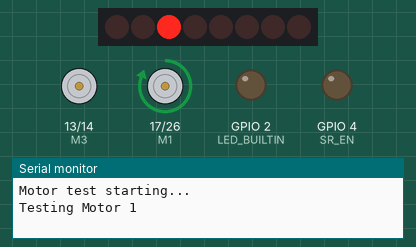
Bench run of a sketch on a simulated ESP32. Shown: 8 shift-register outputs drawn as a row of LEDs (first output left, lit = HIGH), motor-driver pin pairs drawn as motors (green arrow = first pin HIGH = forward, orange = second pin HIGH = backward, longer = more drive), output pins drawn as LEDs (lit = HIGH), the last lines printed to the serial monitor. Wiring (inferred from the names in the program): shift register (74HC595): data GPIO 23; shift clock GPIO 25; latch GPIO 16. Wiring (inferred from the signals the program sends): row of LEDs: on Q0, Q1, Q2, Q3, Q4, Q5, Q6, Q7. Pins used as bus, display or sensor lines are not drawn.

Above: at 0.1 s.
At 7.1 s:
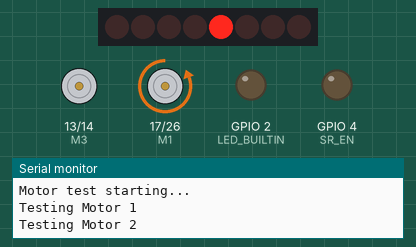
At 14.1 s:
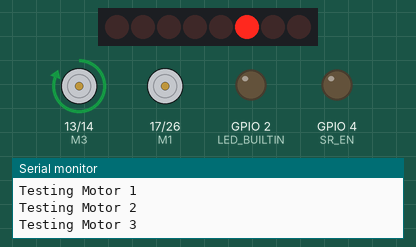
At 19.1 s:
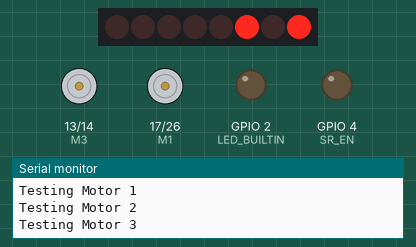
At 33.1 s:
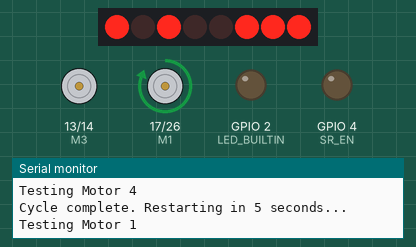
At 38.1 s:
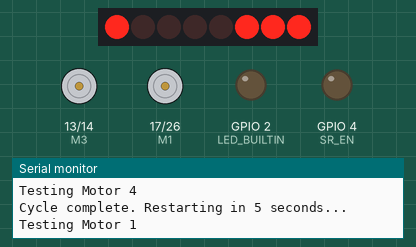
Timing chart, 0 to 39.6 s (numbered marks = the images above):
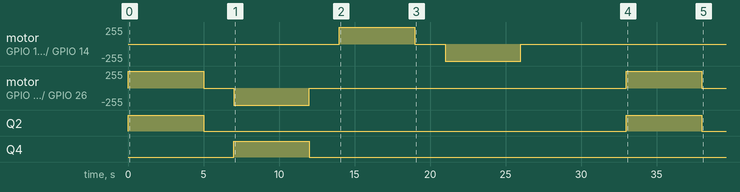

Measured:
- by itself, Q2: alternates HIGH for 5.0 s and LOW for 28.0 s
- by itself, Q4: LOW → HIGH at 7.0 s, → LOW 5.0 s later
- by itself, motor on GPIO 13 (M3) / GPIO 14 (M4): stopped → forward 255/255 at 14.0 s, → stopped 5.0 s later, → backward 255/255 2.0 s later, → stopped 5.0 s later
- by itself, motor on GPIO 17 (M1) / GPIO 26 (M2): stopped → forward 255/255 at 0.00 s, → stopped 5.0 s later, → backward 255/255 2.0 s later, → stopped 5.0 s later, … (6 changes in this stretch)

The sketch:

IndividualMotorTest.ino
```cpp
#include <ShiftRegister74HC595.h>

// Motor Control Definitions
#define LED_BUILTIN 2

#define M1 17
#define M2 26
#define M3 13
#define M4 14

// Set these reversal flags as needed
#define M1_REV false
#define M2_REV false
#define M3_REV true
#define M4_REV true

#define SR_DATA 23
#define SR_CLK 25
#define SR_LTCH 16
#define SR_EN 4

// Motor directions
#define OFF 0b00
#define FWD 0b01
#define REV 0b10

// Create a shift register object
ShiftRegister74HC595<1> SR(SR_DATA, SR_CLK, SR_LTCH);
uint8_t motor_state = 0x00;

// Functions to control each motor
void setM1(uint8_t speed, uint8_t dir) {
  if (M1_REV) dir = ~dir;
  motor_state &= ~(0b00001100);
  motor_state |= (dir << 2);
  uint8_t tmp = motor_state;
  SR.setAll(&tmp);
  analogWrite(M1, speed);
}

void setM2(uint8_t speed, uint8_t dir) {
  if (M2_REV) dir = ~dir;
  motor_state &= ~(0b00010010);
  motor_state |= (dir & 0b10);
  motor_state |= (dir & 0b01) << 4;
  uint8_t tmp = motor_state;
  SR.setAll(&tmp);
  analogWrite(M2, speed);
}

void setM3(uint8_t speed, uint8_t dir) {
  if (M3_REV) dir = ~dir;
  motor_state &= ~(0b10100000);
  motor_state |= (dir & 0b10) << 4;
  motor_state |= (dir & 0b01) << 7;
  uint8_t tmp = motor_state;
  SR.setAll(&tmp);
  analogWrite(M3, speed);
}

void setM4(uint8_t speed, uint8_t dir) {
  if (M4_REV) dir = ~dir;
  motor_state &= ~(0b01000001);
  motor_state |= (dir & 0b10) << 5;
  motor_state |= (dir & 0b01);
  uint8_t tmp = motor_state;
  SR.setAll(&tmp);
  analogWrite(M4, speed);
}

// Helper function to stop all motors
void stopAllMotors() {
  setM1(0, OFF);
  setM2(0, OFF);
  setM3(0, OFF);
  setM4(0, OFF);
}

void setup() {
  Serial.begin(115200);
  // Initialize motor control pins
  pinMode(LED_BUILTIN, OUTPUT);
  pinMode(M1, OUTPUT);
  pinMode(M2, OUTPUT);
  pinMode(M3, OUTPUT);
  pinMode(M4, OUTPUT);
  pinMode(SR_DATA, OUTPUT);
  pinMode(SR_CLK, OUTPUT);
  pinMode(SR_LTCH, OUTPUT);
  pinMode(SR_EN, OUTPUT);

  digitalWrite(SR_EN, LOW);
  uint8_t tmp = 0;
  SR.setAll(&tmp);

  Serial.println("Motor test starting...");
}

void loop() {
  // Test Motor 1
  Serial.println("Testing Motor 1");
  setM1(255, FWD);
  delay(5000);
  setM1(0, OFF);
  delay(2000);

  // Test Motor 2
  Serial.println("Testing Motor 2");
  setM2(255, FWD);
  delay(5000);
  setM2(0, OFF);
  delay(2000);

  // Test Motor 3
  Serial.println("Testing Motor 3");
  setM3(255, FWD);
  delay(5000);
  setM3(0, OFF);
  delay(2000);

  // Test Motor 4
  Serial.println("Testing Motor 4");
  setM4(255, FWD);
  delay(5000);
  setM4(0, OFF);
  delay(2000);

  // Stop all motors before starting the cycle again
  stopAllMotors();
  Serial.println("Cycle complete. Restarting in 5 seconds...");
  delay(5000);
}
```
